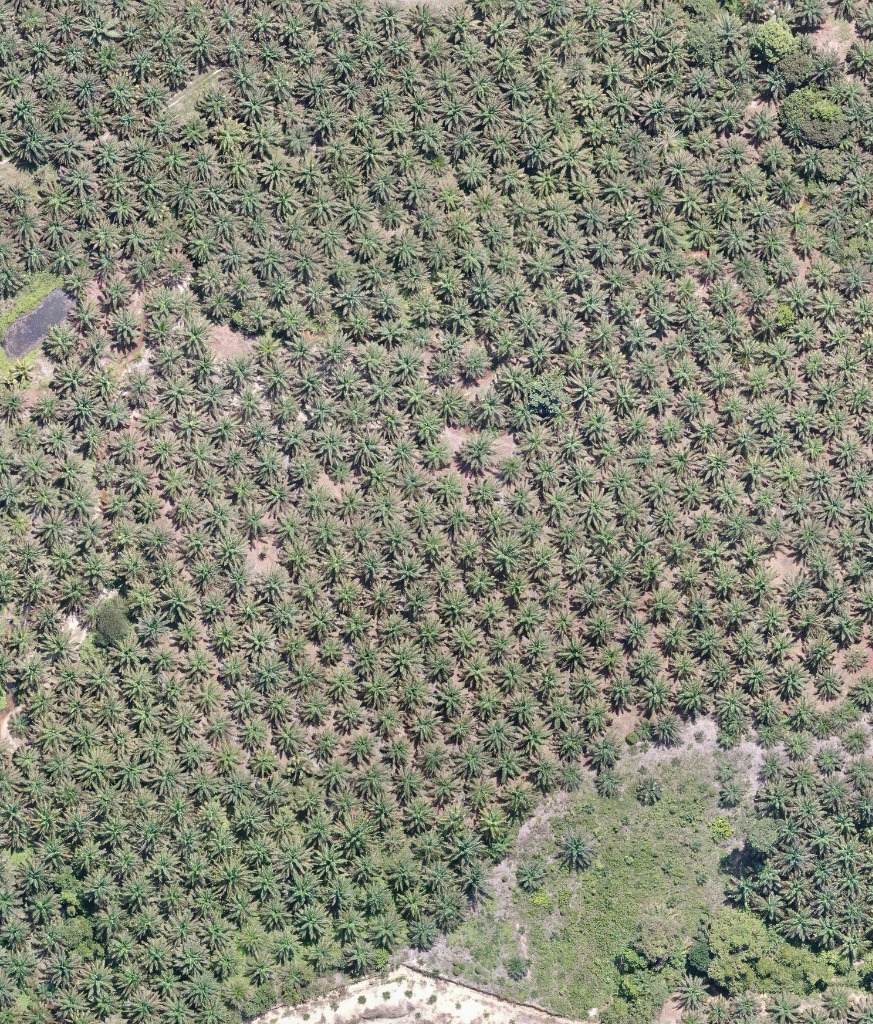
#> input picture count.jpg, 873 x 1024 px
$ python classify.py
#> lines starting #> are read from the running program, lines starting #| are printed output that depends on the picture
#!/usr/bin/env python3
"""Program classify: Extract detected palm tree crowns and classify canopy condition and vigor attributes."""

import argparse
import csv
import os
import sys
import cv2
import numpy as np

# Add src to path
sys.path.insert(0, os.path.abspath(os.path.join(os.path.dirname(__file__), "src")))

from sawitvision.detector import AdaptiveCrownDetector


def classify_canopy_foliage(crop: np.ndarray) -> str:
    """Classify palm crown foliage condition based on HSV color profile."""
    if crop.size == 0:
        return "empty"

    hsv = cv2.cvtColor(crop, cv2.COLOR_BGR2HSV)
    mean_val = float(np.mean(hsv[:, :, 2]))
    mean_sat = float(np.mean(hsv[:, :, 1]))
    mean_hue = float(np.mean(hsv[:, :, 0]))

    if mean_val < 50:
        return "shadowed"
    elif 35 <= mean_hue <= 85 and mean_sat > 40:
        return "healthy_green"
    elif mean_hue < 35 and mean_sat > 30:
        return "yellowing_stressed"
    else:
        return "mixed_canopy"


def extract_and_classify(
    image_path: str = "count.jpg",
    csv_path: str = "output_count/count_detections.csv",
    output_dir: str = "output_count/crops",
    margin_px: int = 4,
    max_crops: int = 100,
):
#> called with image_path = 'count.jpg', csv_path = 'output_count/count_detections.csv', output_dir = 'output_count/crops', margin_px = 4, max_crops = 100
    if not os.path.exists(image_path):
        fallback = "data/samples/sample_plantation.jpg"
        if os.path.exists(fallback):
            image_path = fallback
        else:
            raise FileNotFoundError(f"Input image not found: {image_path}")

    image = cv2.imread(image_path)
#> image is the input picture: shape (1024, 873, 3); mean B, G, R 118.1, 134.6, 132.7
    if image is None:
        raise ValueError(f"Failed to read image: {image_path}")
    img_h, img_w = image.shape[:2]
#> img_h = 1024; img_w = 873

    detections = []
    if os.path.exists(csv_path):
        with open(csv_path, "r", encoding="utf-8") as f:
#> (reads output_count/count_detections.csv from the repository)
            reader = csv.DictReader(f)
            for row in reader:
                detections.append({
                    "tree_id": int(row.get("tree_id", len(detections) + 1)),
                    "box_x": float(row.get("box_x", 0)),
                    "box_y": float(row.get("box_y", 0)),
                    "box_w": float(row.get("box_w", 0)),
                    "box_h": float(row.get("box_h", 0)),
                    "confidence": float(row.get("confidence", 0.5)),
                })
    else:
        # Fallback to detector if CSV not generated yet
        print("Detections CSV not found; running automated crown detector...")
        detector = AdaptiveCrownDetector()
        raw_dets = detector.predict(image)
        for i, d in enumerate(raw_dets, start=1):
            detections.append({
                "tree_id": i,
                "box_x": d["center_x"] - d["width"] / 2,
                "box_y": d["center_y"] - d["height"] / 2,
                "box_w": d["width"],
                "box_h": d["height"],
                "confidence": d["confidence"],
            })

    os.makedirs(output_dir, exist_ok=True)
    results = []
    class_counts = {}

    for i, det in enumerate(detections[:max_crops]):
        x1 = max(0, int(det["box_x"] - margin_px))
        y1 = max(0, int(det["box_y"] - margin_px))
        x2 = min(img_w, int(det["box_x"] + det["box_w"] + margin_px))
        y2 = min(img_h, int(det["box_y"] + det["box_h"] + margin_px))

        crop = image[y1:y2, x1:x2]
        category = classify_canopy_foliage(crop)
        class_counts[category] = class_counts.get(category, 0) + 1

        crop_fname = f"tree_{det['tree_id']:04d}_{category}.jpg"
        crop_path = os.path.join(output_dir, crop_fname)
        if crop.size > 0:
            cv2.imwrite(crop_path, crop)

        results.append({
            "tree_id": det["tree_id"],
            "crop_filename": crop_fname,
            "category": category,
            "confidence": det["confidence"],
            "box_x": det["box_x"],
            "box_y": det["box_y"],
            "box_w": det["box_w"],
            "box_h": det["box_h"],
        })
#> this loop made 100 passes
#> (mean_val in classify_canopy_foliage, mean_sat in classify_canopy_foliage, mean_hue in classify_canopy_foliage, category, crop_fname) on passes 1 to 8: (130.2, 29.35, 48.15, 'mixed_canopy', 'tree_0001_mixed_canopy.jpg'), (131, 31.79, 37.61, 'mixed_canopy', 'tree_0002_mixed_canopy.jpg'), (122.2, 30.87, 44.79, 'mixed_canopy', 'tree_0003_mixed_canopy.jpg'), (127.2, 30.8, 38.34, 'mixed_canopy', 'tree_0004_mixed_canopy.jpg'), (137.4, 31.39, 38.39, 'mixed_canopy', 'tree_0005_mixed_canopy.jpg'), (122.8, 39.14, 42.44, 'mixed_canopy', 'tree_0006_mixed_canopy.jpg'), (139.7, 30.71, 34.43, 'yellowing_stressed', 'tree_0007_yellowing_stressed.jpg'), (127.1, 34.3, 35.61, 'mixed_canopy', 'tree_0008_mixed_canopy.jpg')
#> pass 1, in extract_and_classify, `crop = image[y1:y2, x1:x2]`:
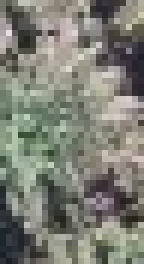
#> crop: shape (44, 24, 3) (shown 6 times larger); mean B, G, R 117.2, 127.2, 125.7
#> pass 2, in extract_and_classify, `crop = image[y1:y2, x1:x2]`:
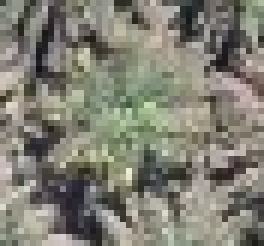
#> crop: shape (41, 44, 3) (shown 6 times larger); mean B, G, R 115.8, 127.3, 128.6
#> after the loop:
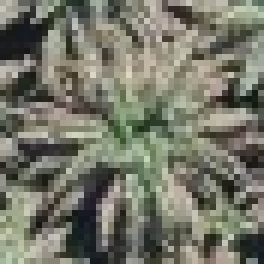
#> crop: shape (44, 44, 3) (shown 6 times larger); mean B, G, R 104.7, 118.2, 117.2
#> after the loop, class_counts = {'mixed_canopy': 74, 'yellowing_stressed': 12, 'healthy_green': 14}; results = 100 items

    summary_csv = os.path.join(output_dir, "classification_summary.csv")
    with open(summary_csv, "w", newline="", encoding="utf-8") as f:
        writer = csv.DictWriter(f, fieldnames=[
            "tree_id", "crop_filename", "category", "confidence", "box_x", "box_y", "box_w", "box_h"
        ])
        writer.writeheader()
        writer.writerows(results)

    return results, class_counts, summary_csv


def main():
    parser = argparse.ArgumentParser(
        description="Extract tree crown crops and classify canopy condition and attributes."
    )
    parser.add_argument("--input", "-i", default="count.jpg", help="Path to aerial survey image.")
    parser.add_argument("--csv", default="output_count/count_detections.csv", help="Path to detections CSV.")
    parser.add_argument("--output-dir", "-o", default="output_count/crops", help="Directory for extracted chips.")
    parser.add_argument("--margin", type=int, default=4, help="Pixel margin padding around box.")
    parser.add_argument("--max-crops", type=int, default=100, help="Max crops to process.")

    args = parser.parse_args()

    print(f"Extracting and classifying crown crops from: {args.input}")
    results, class_counts, summary_csv = extract_and_classify(
        image_path=args.input,
        csv_path=args.csv,
        output_dir=args.output_dir,
        margin_px=args.margin,
        max_crops=args.max_crops,
    )
#> results = 100 items

    print("\n" + "=" * 50)
    print("CANOPY CROWN CLASSIFICATION SUMMARY")
    print("=" * 50)
    print(f"Total Crowns Evaluated : {len(results)}")
#| Total Crowns Evaluated : 100
    for cat, count in sorted(class_counts.items(), key=lambda x: -x[1]):
        pct = (count / max(1, len(results))) * 100.0
        print(f"  - {cat.replace('_', ' ').capitalize():<22}: {count:4d} ({pct:5.1f}%)")
#> this loop made 3 passes
#> (cat, count, pct) on passes 1 to 3: ('mixed_canopy', 74, 74), ('healthy_green', 14, 14), ('yellowing_stressed', 12, 12)
#|   - Mixed canopy          :   74 ( 74.0%)
#|   - Healthy green         :   14 ( 14.0%)
#|   - Yellowing stressed    :   12 ( 12.0%)
    print("=" * 50)
    print(f"Saved crop metadata and chips to: {summary_csv}\n")
#| Saved crop metadata and chips to: output_count/crops/classification_summary.csv


if __name__ == "__main__":
    main()
